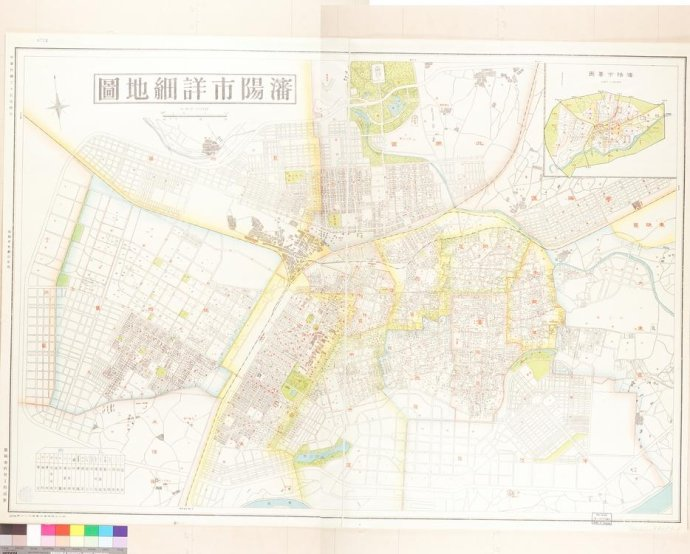
#> input picture pictures/12.jpg, 690 x 554 px, given in place of 1_processed_black_less.jpg, which was not available
$ python LINE.py
#> lines starting #> are read from the running program, lines starting #| are printed output that depends on the picture; pictures that were not available may be replaced by others from this repository, and a replacement may not be noted
### createImage.py
#-*-coding:utf-8-*-
#@author:lijinxi
''' less black points ,erode or dilation '''
import cv2
from pylab import *
from PIL import Image


def readImage(filename):
    ''' read image '''
    im = array(Image.open(filename))
    if im is None:
        raise IOError("found no picture !")
    # imshow(im)
    # show()
    return im


# [78 lines left out: functions createImage, oneColor, lessBalckPoints, process, im_erodeordilation, not called in this run]


# [35 lines that do not run on import are left out]

### LINE.py
#-*-coding:utf-8-*-
#@author:lijinxi
#直线检测
#使用霍夫直线变换做直线检测，前提条件：边缘检测已经完成
import cv2 as cv
import os
import numpy as np
from pylab import  *
from PIL import  Image
from createImage import readImage,createImage
import math

#统计概率霍夫线变换
def line_detect_possible(image,minLength=60,maxGap=5):
    gray = cv.cvtColor(image, cv.COLOR_RGB2GRAY)
    edges = cv.Canny(gray, 50, 150, apertureSize=3)  # apertureSize参数默认其实就是3
    lines = cv.HoughLinesP(edges, 1, np.pi / 180, 60, minLineLength=minLength, maxLineGap=maxGap)
    for line in lines:
        x1, y1, x2, y2 = line[0]
        cv.line(image, (x1, y1), (x2, y2), (172, 255,0), 1)
    return image,lines
def oncallback1(x):
    image1 = readImage('./result/1_processed_black_less.jpg')
    filename = "image1_lines_output"
    minLineLength=cv.getTrackbarPos('minLineLength','image1_HoughLine and save')
    maxLineGap=cv.getTrackbarPos("maxLineGap",'image1_HoughLine and save')
    save=cv.getTrackbarPos('save:1 no:0',"image1_HoughLine and save")
    image,lines=line_detect_possible(image1,minLineLength,maxLineGap )
    if save==1:
        linesave(lines,filename)
        imsave("./result/result1_line.jpg",image)
    imshow(image)
    show()

def oncallback2(x):
    image2 = readImage('./result/7_processed_black_less.jpg')
    filename="image2_lines_output"
    minLineLength=cv.getTrackbarPos('minLineLength','image2_HoughLine and save')
    maxLineGap=cv.getTrackbarPos("maxLineGap",'image2_HoughLine and save')
    save=cv.getTrackbarPos('save:1 no:0',"image2_HoughLine and save")
    image,lines=line_detect_possible(image2,minLineLength,maxLineGap )
    if save==1:
        linesave(lines,filename)
        imsave("./result/result2_line.jpg",image)
    imshow(image)
    show()
def linesave(lines,filename):
    lists=[]
    i=0
    with open(filename,"w") as f:
        for line in lines:
            i=i+1
            x1, y1, x2, y2 = line[0]
            if x1==x2 or y1==y2:
                continue
            angle=math.atan(abs((y1-y2)/(x1-x2)))/math.pi*180
            if  angle>80 or angle<10:
                continue
            lists.append(((x1,y1),(x2,y2),angle,i))
        lists.sort(key=lambda l:-l[2])
        for list1 in lists:
            f.write(str(list1)+'\n')
def Trackbar():
    im=np.zeros((100,1900),dtype=np.uint8)
    im=im+255
    cv.namedWindow("image1_HoughLine and save",cv.WINDOW_AUTOSIZE)
    cv.createTrackbar("minLineLength",'image1_HoughLine and save',50,400,oncallback1)
    cv.createTrackbar("maxLineGap","image1_HoughLine and save",0,50,oncallback1)
#> slider 'maxLineGap' is set to 50
    cv.createTrackbar('save:1 no:0','image1_HoughLine and save',0,1,oncallback1)
#> slider 'save:1 no:0' is set to 1
    cv.namedWindow("image2_HoughLine and save", cv.WINDOW_AUTOSIZE)
    cv.createTrackbar("minLineLength", 'image2_HoughLine and save', 50, 400, oncallback2)
    cv.createTrackbar("maxLineGap", "image2_HoughLine and save", 0, 50, oncallback2)
#> slider 'maxLineGap' is set to 50
    cv.createTrackbar('save:1 no:0', 'image2_HoughLine and save', 0, 1, oncallback2)
#> slider 'save:1 no:0' is set to 1
    cv.imshow("image1_HoughLine and save",im)
    cv.imshow("image2_HoughLine and save",im)
    cv.waitKey()
#> in readImage, im is the input picture: shape (554, 690, 3); mean R, G, B 243.6, 238.8, 225.9
#> in line_detect_possible, `edges = cv.Canny(gray, 50, 150, apertureSize=3)`:
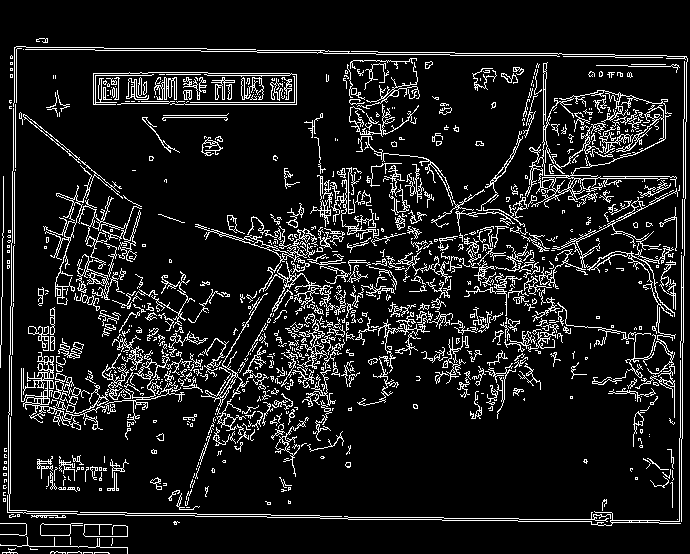
#> edges: shape (554, 690); 10.6% white in thin lines or dots
#> in line_detect_possible, `lines = cv.HoughLinesP(edges, 1, np.pi / 180, 60, minLineLength=minLen..`: lines = 295 rows, first 6: [7, 512, 612, 523], [7, 510, 663, 521], [528, 55, 686, 57], [82, 49, 482, 55], [7, 552, 13, 159], [8, 552, 17, 46]
#> the loop in line_detect_possible, `for line in lines:` made 295 passes
#> after the loop in line_detect_possible, `for line in lines:`:
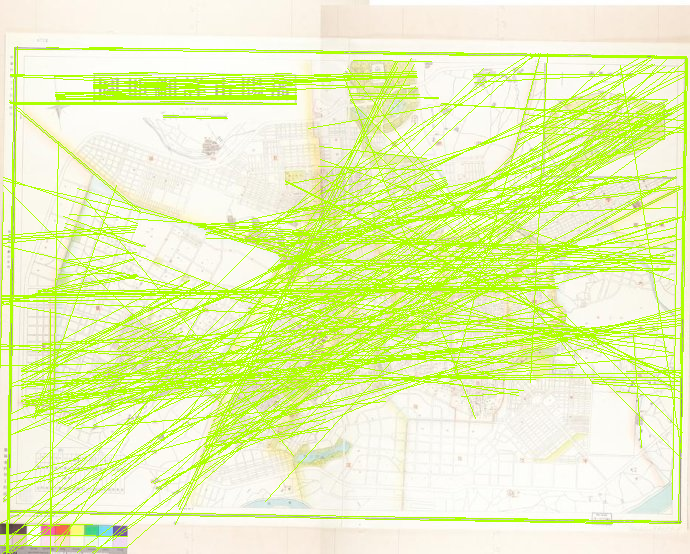
#> image: shape (554, 690, 3); mean R, G, B 230, 243.6, 181.5
#> the loop in linesave, `for line in lines:` made 295 passes
#> (x1, y1, x2, y2, angle) on passes 1 to 3: (7, 512, 612, 523, 1.04), (7, 510, 663, 521, 0.961), (528, 55, 686, 57, 0.725)
#> after the loop in linesave, `for line in lines:`: i = 295; lists = 151 items
#> the loop in linesave, `for list1 in lists:` made 151 passes
#> list1 on passes 1 to 3: ((454, 372), (540, 53), 74.91, 257), ((35, 418), (116, 185), 70.83, 191), ((33, 417), (53, 360), 70.67, 254)
#> in oncallback1, `imsave("./result/result1_line.jpg",image)`:
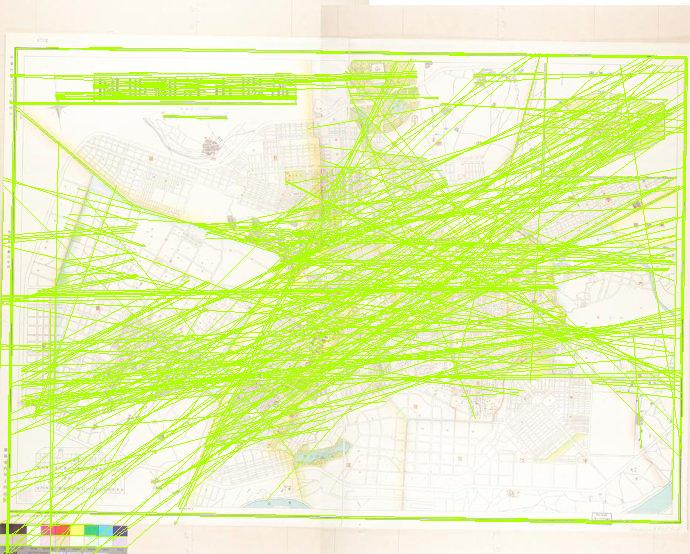
#> saved as result1_line.jpg: shape (554, 690, 3); mean R, G, B 229.7, 242.2, 181.6
#> call 2 of readImage, with filename = './result/7_processed_black_less.jpg'
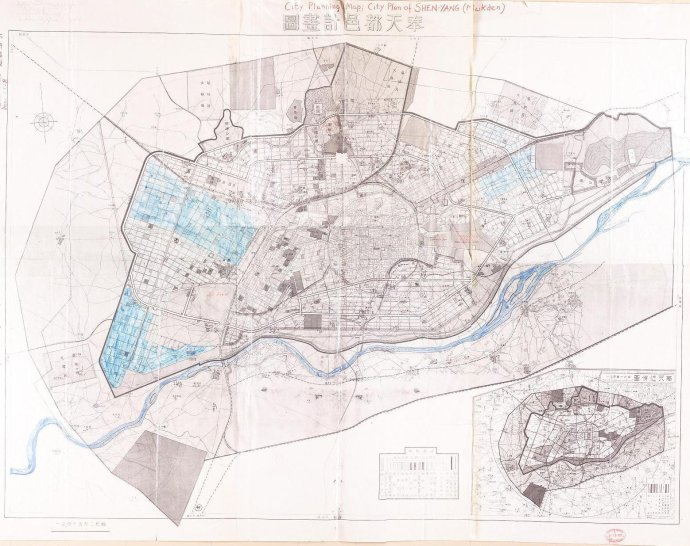
#> input picture pictures/2.jpg, 690 x 546 px, given in place of 7_processed_black_less.jpg, which was not available
#> in readImage, im is the input picture: shape (546, 690, 3); mean R, G, B 234.5, 228.3, 227.3
#> in oncallback2, `minLineLength=cv.getTrackbarPos('minLineLength','image2_HoughLine and ..`: minLineLength = 50
#> in oncallback2, `save=cv.getTrackbarPos('save:1 no:0',"image2_HoughLine and save")`: save = 1
#> call 2 of line_detect_possible, with minLength = 50, maxGap = 50
#> in line_detect_possible (call 2), `edges = cv.Canny(gray, 50, 150, apertureSize=3)`:
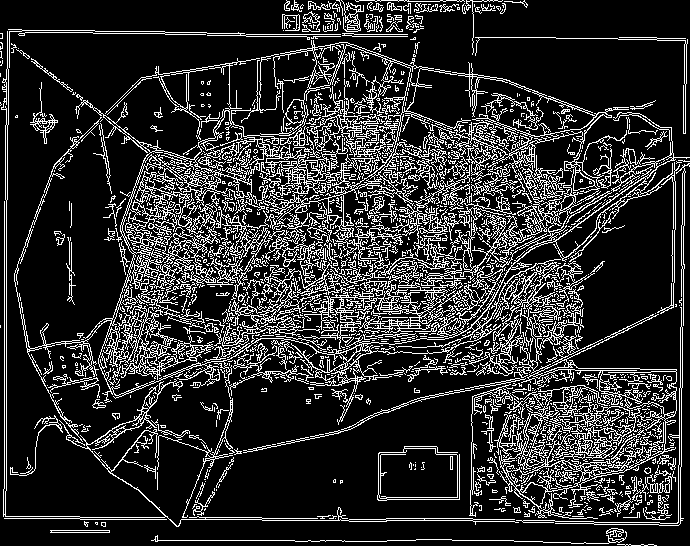
#> edges: shape (546, 690); 18.2% white in thin lines or dots
#> in line_detect_possible (call 2), `lines = cv.HoughLinesP(edges, 1, np.pi / 180, 60, minLineLength=minLen..`: lines = 415 rows, first 6: [131, 31, 645, 545], [229, 33, 680, 484], [145, 31, 638, 524], [187, 32, 679, 524], [4, 441, 687, 165], [1, 38, 646, 524]
#> the loop in line_detect_possible (call 2), `for line in lines:` made 415 passes
#> line on passes 26 to 28: [[131, 462, 511, 82]], [[143, 33, 655, 545]], [[162, 31, 655, 524]]
#> after the loop in line_detect_possible (call 2), `for line in lines:`:
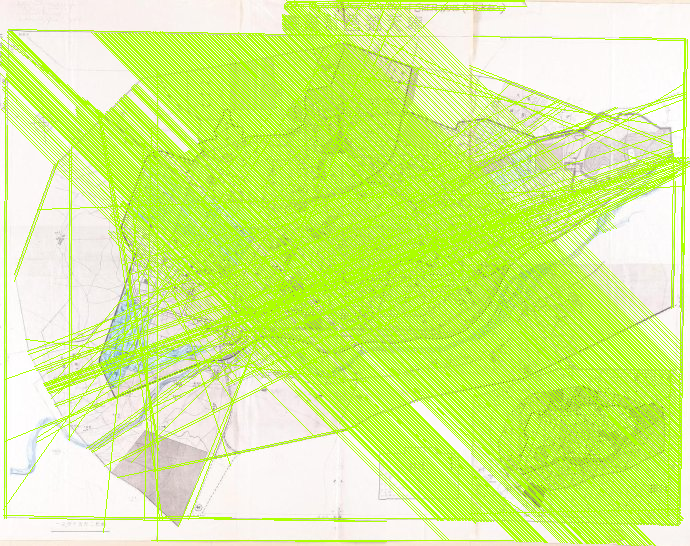
#> image: shape (546, 690, 3); mean R, G, B 211.3, 242.7, 135.2
#> the loop in linesave (call 2), `for line in lines:` made 415 passes
#> the loop in linesave (call 2), `for list1 in lists:` made 377 passes
#> list1 on passes 1 to 3: ((98, 110), (158, 450), 79.99, 187), ((137, 179), (230, 465), 71.99, 360), ((14, 274), (54, 164), 70.02, 346)
#> in oncallback2, `imsave("./result/result2_line.jpg",image)`:
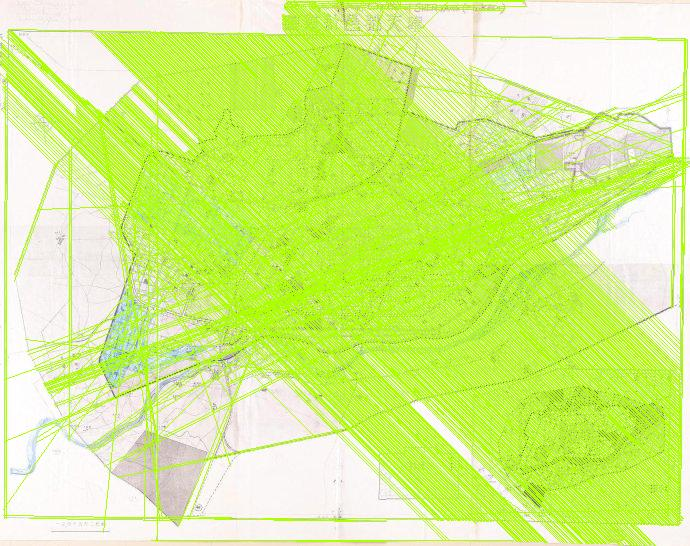
#> saved as result2_line.jpg: shape (546, 690, 3); mean R, G, B 211.1, 240.6, 135.6
if __name__ == '__main__':
    Trackbar()
